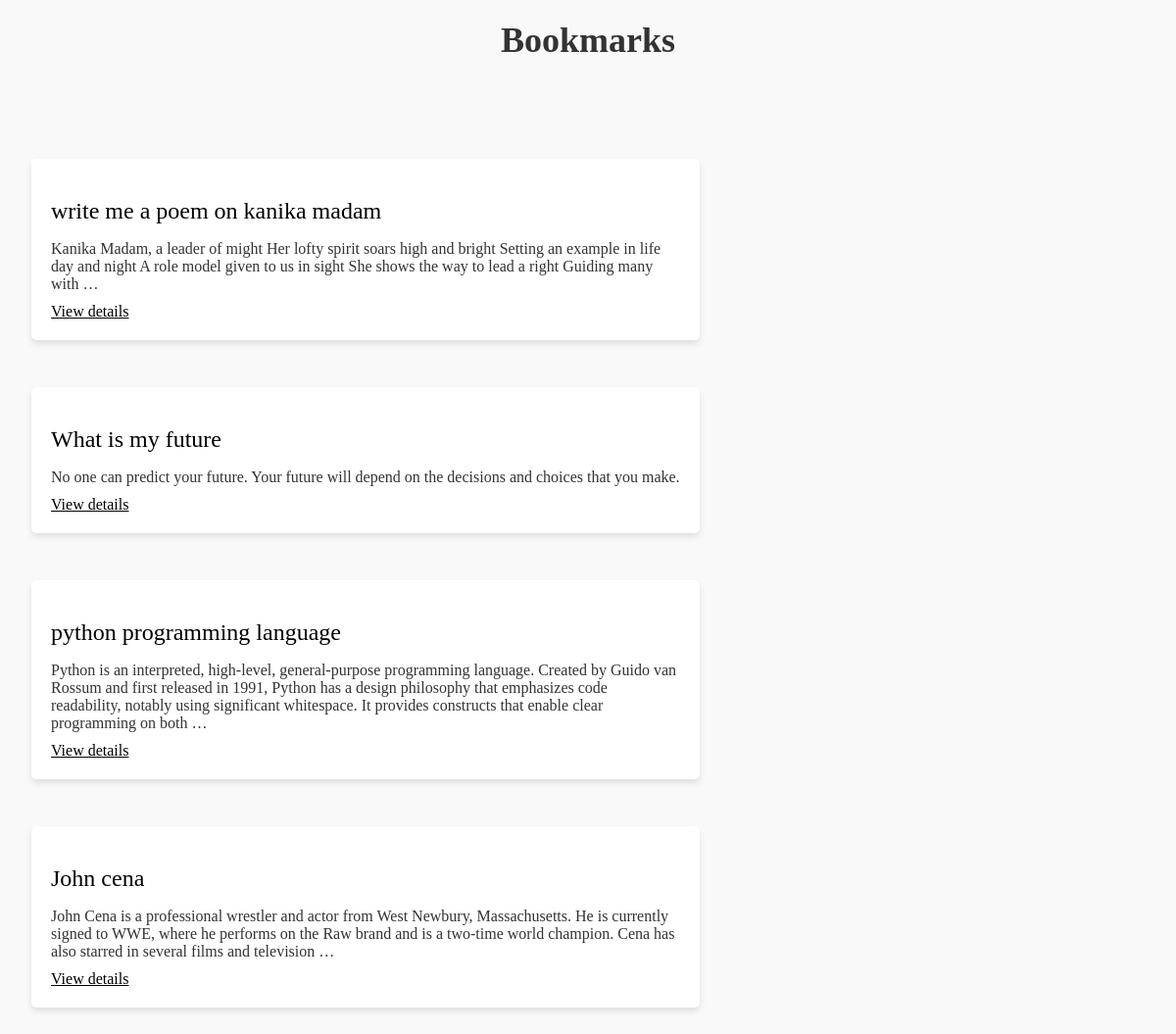
Page /bookmark/ (signed in) on the committed database.
### bookmark/models.py (models this page shows, shortened)
class Book(models.Model):
    user = models.ForeignKey(User, on_delete=models.CASCADE, null=True, blank=True)
    title = models.CharField(max_length=255)
    text = models.TextField()

### bookmark/views.py (the view)
# urls.py: path('', views.book_list, name='book_list'),
@login_required(login_url='/')
def book_list(request):
    book_list = Book.objects.filter(user=request.user)
    book_list = list(book_list)[: : -1]
    return render(request, 'bookmark/book_list.html', {'book_list': book_list})

### templates/bookmark/book_list.html (shortened to what this page needs)
{% extends 'base.html' %}
{% block body %}
</head>
<body>
    <h1>Bookmarks</h1>
    <ul>
        {% if book_list|length > 0 %}
        {% for book in book_list %}
        <li>
            <div class="card">
                <div class="content">
                    <h2 class="title">{{ book.title }}</h2>
                    <p class="text">{{ book.text|truncatewords:40 }}</p>
                    <a href="{% url 'book_detail' book_id=book.id %}" class="button">View details</a>
                </div>
            </div>
        </li>
        {% endfor %}
        {% else %}
        <p class="bookit">You have no Bookmarks! Add some to view them...</p>
        {% endif %}
    </ul>
{% endblock body %}

### templates/base.html (shortened to what this page needs)
{% load static %}
<!DOCTYPE html>
<html lang="en">
<head>
</head>
<body>
    {% block body %} {% endblock body %}
</body>
</html>

### templates/bookmark/book_list.html (style rules this page uses)
body { margin: 0; padding: 0; background-color: rgb(249, 249, 249); }
h1 { text-align: center; font-family: cursive; margin: 20px 0; font-size: 36px; color: #333; }
ul { list-style-type: none; padding: 2rem; }
li { width: 60%; margin-bottom: 3rem; margin-top: 3rem; }
.card { background-color: white; border-radius: 5px; box-shadow: 0 4px 6px rgba(0, 0, 0, 0.1); display: flex; flex-direction: column; overflow: hidden; }
.card .content { flex: 1; padding: 20px; }
.card .title { font-size: 24px; font-weight: 500; margin-bottom: 10px; }
.card .text { font-size: 16px; color: #333; margin-bottom: 10px; }
.card .button { border: none; color: black; cursor: pointer; font-size: 16px; font-weight: 500; }

### rows in the picture
Book: title "write me a poem on kanika madam", text "Kanika Madam, a leader of might Her lofty spirit soars high and bright Setting an example in life day and night A role model given to us in sight She shows the way to lead a right Guiding many with …"
Book: title "What is my future", text "No one can predict your future. Your future will depend on the decisions and choices that you make."
Book: title "python programming language", text "Python is an interpreted, high-level, general-purpose programming language. Created by Guido van Rossum and first released in 1991, Python has a design philosophy that emphasizes code readability, notably using significant whitespace. It provides constructs that enable clear programming on both …"
Book: title "John cena", text "John Cena is a professional wrestler and actor from West Newbury, Massachusetts. He is currently signed to WWE, where he performs on the Raw brand and is a two-time world champion. Cena has also starred in several films and television …"
